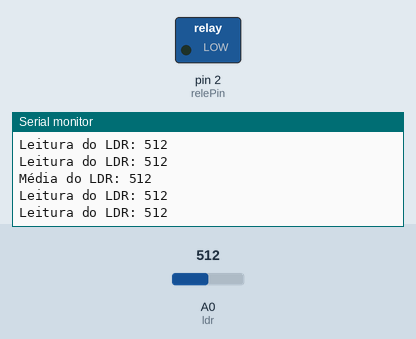
A sketch run on a simulated Arduino Uno, built with avr-gcc and run on an emulated ATmega328P. On the bench: switched loads named in the sketch (green lamp = pin HIGH), the last lines printed to the serial monitor. The inputs (shaded band) are chosen by the test bench; at power-on: A0 (ldr) = 512.

Above: at 1.8 s.
1.9 s: A0 (ldr) set to 107
At 2.6 s:
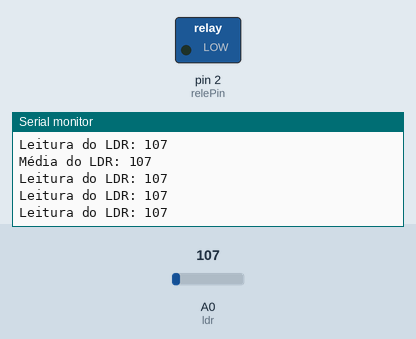
4.9 s: A0 (ldr) set to 92
At 6.0 s:
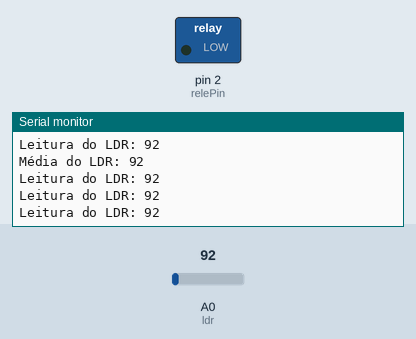
Timing chart, 0 to 7.9 s (numbered marks = the images above; inputs shaded):
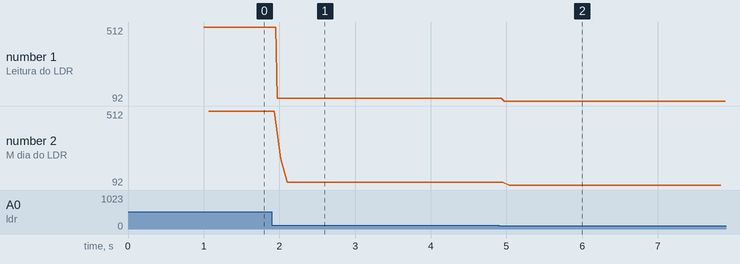

Measured:
- after the input at 1.9 s, the serial monitor: prints a new line after 0.07 s (image 1)
- after the input at 4.9 s, the serial monitor: prints a new line after 0.07 s (image 2)
- plotted number 1: 512 → 107 after the input at 1.9 s, 107 → 92 after the input at 4.9 s
- plotted number 2: 512 → 107 after the input at 1.9 s, 107 → 92 after the input at 4.9 s

The sketch:

control.ino
```cpp
const int ldr = A0; // pino do sensor LDR
const int relePin = 2;  // pino de controle do relé

int valorldr = 0;
int valoresLDR[3];
int indice; // controlar o índice do vetor
int media = 0;  //media do valor de luminosidade obtido pelo ldr

unsigned long releStartTime = 0;  // marcar o tempo de ativação do relé
unsigned long lastMotorActivationTime = 0;  // marcar a última vez que o motor foi ativado
const unsigned long motorInterval = 10 * 60 * 60 * 1000L; //  10 horas intervalo de ativação
const unsigned long motorDuration = 20000; // motor ligado por 20 segundos
bool releOn = false;

void setup() {
  pinMode(ldr, INPUT); // define ldr pino doldr como entrada
  pinMode(relePin, OUTPUT);  // configura o pino do relé como saída
  Serial.begin(9600);
  Serial.println("Começou!");
  digitalWrite(relePin, LOW);
  indice = 0;
}

void loop() {
  unsigned long currentTime = millis();

  // le o valor do sensor LDR e armazena no vetor a cada 1 segundo
  if (currentTime - releStartTime >= 1000) {
    valorldr = analogRead(ldr);
    valoresLDR[indice] = valorldr;

    Serial.print("Leitura do LDR: ");
    Serial.println(valoresLDR[indice]);


    if (indice == 2) {
      media = 0;
      for (int i = 0; i <= 2; i++) {
        media += valoresLDR[i];
      }
      media /= 3;
      Serial.print("Média do LDR: ");
      Serial.println(media);

      indice = 0;
    } else {
      indice++;
    }

    // acionamento
    if (media > 50 && (currentTime - lastMotorActivationTime >= motorInterval)) {
      digitalWrite(relePin, HIGH);
      releOn = true;
      releStartTime = currentTime;  // marca o momento em que o motor foi acionado
      lastMotorActivationTime = currentTime;  // atualiza o tempo da última ativação
      Serial.println("Motor acionado.");
    }
  }

  // desacionamento
  if (releOn && (currentTime - releStartTime >= motorDuration)) {
    digitalWrite(relePin, LOW);
    releOn = false;
    Serial.println("Motor desligado.");
  }
}
```
